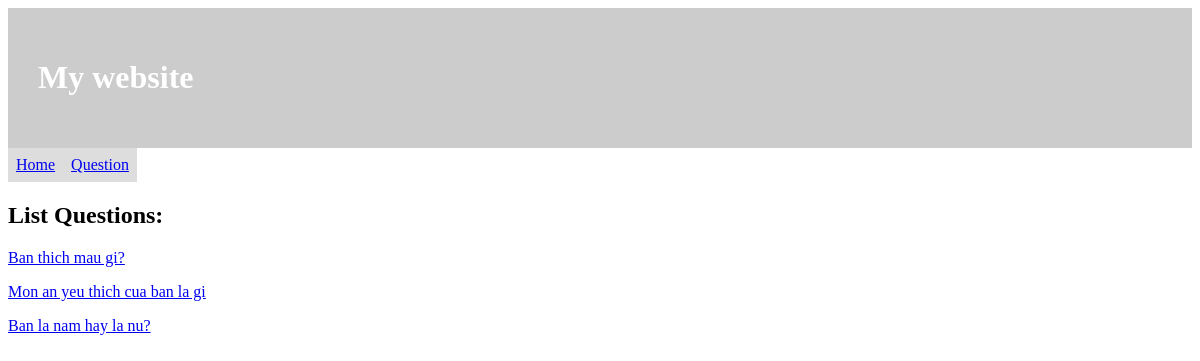
The page /polls/questions on the database as committed earlier.
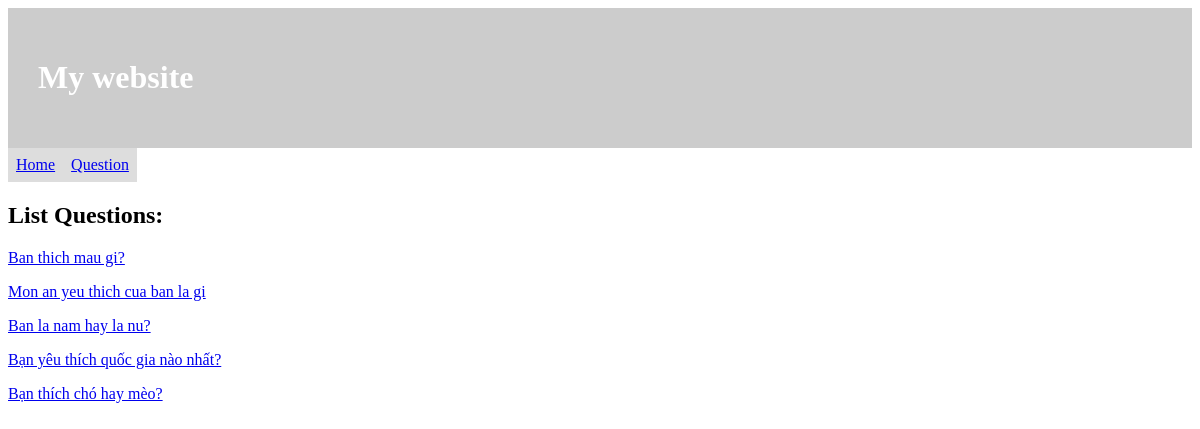
The same page on the database as committed later.
### polls/models.py (models this page shows)
class Question(models.Model):
    question_text = models.CharField(max_length=200)
    time_public = models.DateTimeField()

### polls/views.py (the view)
# urls.py: path('questions', views.showQuestions, name="questions"),
def showQuestions(req):
    questions = Question.objects.all()
    data_questions = {"questions": questions}
    return render(req, "polls/question_list.html", data_questions)

### polls/templates/polls/question_list.html
{% extends 'polls/base.html' %}
{% block my-content %}
    <h2>List Questions:</h2>
    {% if questions %}
        {% for q in questions %}
            <p><a href="{% url 'polls_route:answer_question' q.id %}">{{q.question_text}}</a></p>
        {% endfor %}
    {% else %}
        <h3 style="color:red;">No data</h3>
    {% endif %}
{% endblock %}

### polls/templates/polls/base.html (shortened to what this page needs)
{% load static %}
<!DOCTYPE html>
<html lang="en">
<head>
    <link rel="stylesheet" href="{% static 'polls/css/style.css' %}">
</head>
<body>
    <div class="header">
        <h1>My website</h1>
    </div>
    <div class="menu">
        <ul>
            <li><a href="{% url 'polls_route:index' %}">Home</a></li>
            <li><a href="{% url 'polls_route:questions' %}">Question</a></li>
        </ul>
    </div>
    <div class="content">
        {% block my-content %}
        {% endblock %}
    </div>
</body>
</html>

### polls/static/polls/css/style.css (style rules this page uses)
.header { padding: 30px; background-color: #ccc; color: #FFF; }
.menu ul { list-style-type: none; margin: 0; padding: 0; overflow: hidden; }
.menu ul li { float: left; }
.menu ul li a { display: block; padding: 8px; background-color: #dddddd; }

Rows that differ between the two databases and show on the page:
added Question: question_text "Bạn yêu thích quốc gia nào nhất?"
added Question: question_text "Bạn thích chó hay mèo?"
